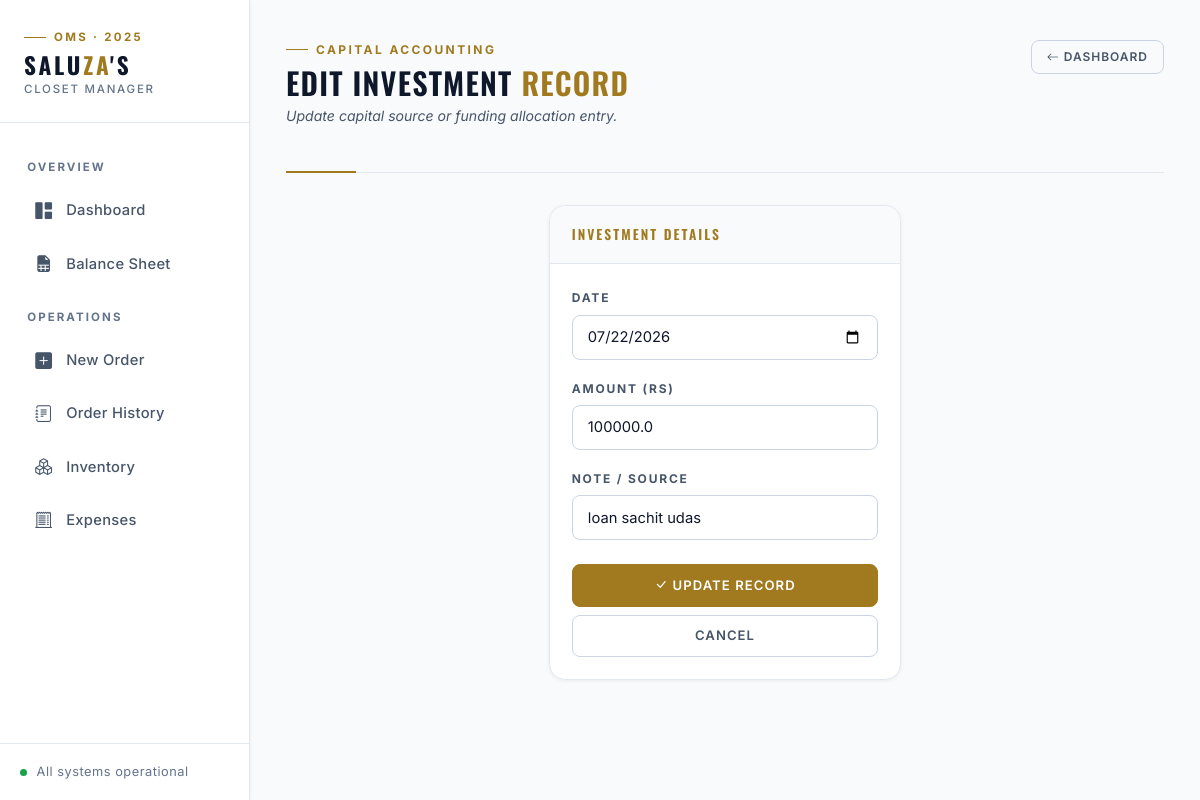
The app's page /edit_investment/4 with its own data.
### app.py (models this page shows)
class Investment(db.Model):
    id = db.Column(db.Integer, primary_key=True)
    amount = db.Column(db.Float, nullable=False)
    date = db.Column(db.DateTime, default=datetime.utcnow)
    note = db.Column(db.String(200)) # e.g., "Initial Capital" or "Dad's loan"

### app.py (the view, shortened to what this page needs)
@app.route('/edit_investment/<int:id>', methods=['GET', 'POST'])
def edit_investment(id):
    invest = Investment.query.get_or_404(id)
    return render_template('edit_investment.html', investment=invest)

### templates/edit_investment.html
{% extends "layout.html" %}
{% block content %}
<div class="page-header">
    <div>
        <div class="page-header-eyebrow">
            <div class="page-header-eyebrow-line"></div>
            <span class="page-header-eyebrow-text">Capital Accounting</span>
        </div>
        <h1>Edit Investment <span class="gold">Record</span></h1>
        <p class="page-header-sub">Update capital source or funding allocation entry.</p>
    </div>
    <a href="/" class="btn btn-outline-secondary btn-sm">
        <i class="bi bi-arrow-left me-1"></i>Dashboard
    </a>
</div>
<div class="row justify-content-center">
    <div class="col-md-6 col-lg-5">
        <div class="card">
            <div class="card-header">Investment Details</div>
            <div class="card-body">
                <form action="/edit_investment/{{ investment.id }}" method="POST">
                    <div class="mb-3">
                        <label class="form-label">Date</label>
                        <input type="date" name="date" class="form-control" value="{{ investment.date.strftime('%Y-%m-%d') if investment.date else '' }}" required>
                    </div>
                    <div class="mb-3">
                        <label class="form-label">Amount (Rs)</label>
                        <input type="number" step="0.01" name="amount" class="form-control" value="{{ investment.amount }}" required>
                    </div>
                    <div class="mb-4">
                        <label class="form-label">Note / Source</label>
                        <input type="text" name="note" class="form-control" value="{{ investment.note }}">
                    </div>
                    <div class="d-grid gap-2">
                        <button type="submit" class="btn btn-primary">
                            <i class="bi bi-check-lg me-1"></i>Update Record
                        </button>
                        <a href="/" class="btn btn-outline-secondary">Cancel</a>
                    </div>
                </form>
            </div>
        </div>
    </div>
</div>
{% endblock %}

### records on screen
Investment: date "07/22/2026", amount "100000.0", note "loan sachit udas"
